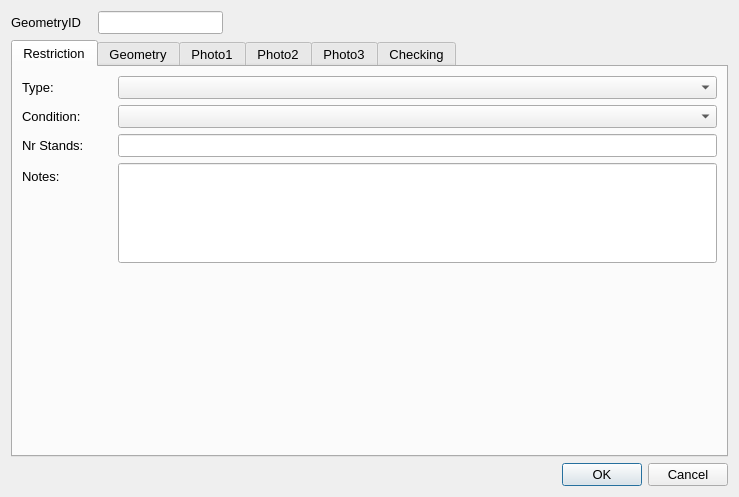
<?xml version="1.0" encoding="UTF-8"?>
<ui version="4.0">
 <class>Dialog</class>
 <widget class="QDialog" name="Dialog">
  <property name="geometry">
   <rect>
    <x>0</x>
    <y>0</y>
    <width>739</width>
    <height>497</height>
   </rect>
  </property>
  <property name="sizePolicy">
   <sizepolicy hsizetype="Fixed" vsizetype="Fixed">
    <horstretch>0</horstretch>
    <verstretch>0</verstretch>
   </sizepolicy>
  </property>
  <property name="maximumSize">
   <size>
    <width>750</width>
    <height>550</height>
   </size>
  </property>
  <property name="font">
   <font>
    <pointsize>10</pointsize>
   </font>
  </property>
  <property name="windowTitle">
   <string>Dialog</string>
  </property>
  <layout class="QGridLayout" name="gridLayout">
   <item row="2" column="2">
    <widget class="QDialogButtonBox" name="button_box">
     <property name="orientation">
      <enum>Qt::Horizontal</enum>
     </property>
     <property name="standardButtons">
      <set>QDialogButtonBox::Cancel|QDialogButtonBox::Ok</set>
     </property>
    </widget>
   </item>
   <item row="0" column="1">
    <widget class="QLineEdit" name="GeometryID">
     <property name="sizePolicy">
      <sizepolicy hsizetype="Preferred" vsizetype="Preferred">
       <horstretch>0</horstretch>
       <verstretch>0</verstretch>
      </sizepolicy>
     </property>
     <property name="font">
      <font>
       <pointsize>10</pointsize>
      </font>
     </property>
     <property name="inputMask">
      <string/>
     </property>
     <property name="readOnly">
      <bool>true</bool>
     </property>
     <property name="placeholderText">
      <string/>
     </property>
    </widget>
   </item>
   <item row="1" column="0" colspan="3">
    <widget class="QTabWidget" name="Details">
     <property name="sizePolicy">
      <sizepolicy hsizetype="Expanding" vsizetype="Expanding">
       <horstretch>0</horstretch>
       <verstretch>0</verstretch>
      </sizepolicy>
     </property>
     <property name="minimumSize">
      <size>
       <width>0</width>
       <height>0</height>
      </size>
     </property>
     <property name="font">
      <font>
       <pointsize>10</pointsize>
      </font>
     </property>
     <property name="cursor">
      <cursorShape>IBeamCursor</cursorShape>
     </property>
     <property name="mouseTracking">
      <bool>true</bool>
     </property>
     <property name="acceptDrops">
      <bool>true</bool>
     </property>
     <property name="currentIndex">
      <number>0</number>
     </property>
     <widget class="QWidget" name="RestrictionDetails">
      <property name="focusPolicy">
       <enum>Qt::NoFocus</enum>
      </property>
      <attribute name="title">
       <string>Restriction</string>
      </attribute>
      <layout class="QFormLayout" name="formLayout">
       <property name="fieldGrowthPolicy">
        <enum>QFormLayout::AllNonFixedFieldsGrow</enum>
       </property>
       <item row="2" column="0">
        <widget class="QLabel" name="label_7">
         <property name="text">
          <string>Type:</string>
         </property>
        </widget>
       </item>
       <item row="2" column="1">
        <widget class="QComboBox" name="CycleParkingTypeID"/>
       </item>
       <item row="3" column="0">
        <widget class="QLabel" name="lbl_Condition">
         <property name="minimumSize">
          <size>
           <width>90</width>
           <height>16</height>
          </size>
         </property>
         <property name="font">
          <font>
           <pointsize>10</pointsize>
          </font>
         </property>
         <property name="text">
          <string>Condition:</string>
         </property>
        </widget>
       </item>
       <item row="3" column="1">
        <widget class="QComboBox" name="AssetConditionTypeID"/>
       </item>
       <item row="7" column="0">
        <widget class="QLabel" name="lbl_Notes">
         <property name="text">
          <string>Notes:</string>
         </property>
        </widget>
       </item>
       <item row="7" column="1">
        <widget class="QLineEdit" name="Notes">
         <property name="minimumSize">
          <size>
           <width>0</width>
           <height>100</height>
          </size>
         </property>
         <property name="alignment">
          <set>Qt::AlignLeading|Qt::AlignLeft|Qt::AlignTop</set>
         </property>
        </widget>
       </item>
       <item row="5" column="0">
        <widget class="QLabel" name="label_3">
         <property name="text">
          <string>Nr Stands:</string>
         </property>
        </widget>
       </item>
       <item row="5" column="1">
        <widget class="QLineEdit" name="NrStands"/>
       </item>
      </layout>
     </widget>
     <widget class="QWidget" name="Geometry">
      <attribute name="title">
       <string>Geometry</string>
      </attribute>
      <layout class="QFormLayout" name="formLayout_2">
       <property name="fieldGrowthPolicy">
        <enum>QFormLayout::AllNonFixedFieldsGrow</enum>
       </property>
       <item row="0" column="0">
        <widget class="QLabel" name="lbl_RoadName">
         <property name="minimumSize">
          <size>
           <width>90</width>
           <height>16</height>
          </size>
         </property>
         <property name="font">
          <font>
           <pointsize>10</pointsize>
          </font>
         </property>
         <property name="text">
          <string>Road Name:</string>
         </property>
        </widget>
       </item>
       <item row="0" column="1">
        <widget class="QLineEdit" name="RoadName"/>
       </item>
       <item row="1" column="0">
        <widget class="QLabel" name="lbl_USRN">
         <property name="minimumSize">
          <size>
           <width>90</width>
           <height>16</height>
          </size>
         </property>
         <property name="font">
          <font>
           <pointsize>10</pointsize>
          </font>
         </property>
         <property name="text">
          <string>USRN:</string>
         </property>
        </widget>
       </item>
       <item row="1" column="1">
        <widget class="QLineEdit" name="USRN"/>
       </item>
       <item row="3" column="1">
        <spacer name="verticalSpacer">
         <property name="orientation">
          <enum>Qt::Vertical</enum>
         </property>
         <property name="sizeHint" stdset="0">
          <size>
           <width>20</width>
           <height>40</height>
          </size>
         </property>
        </spacer>
       </item>
       <item row="4" column="0">
        <widget class="QLabel" name="label_8">
         <property name="text">
          <string>Last Update Date:</string>
         </property>
        </widget>
       </item>
       <item row="4" column="1">
        <widget class="QDateTimeEdit" name="LastUpdateDateTime">
         <property name="readOnly">
          <bool>true</bool>
         </property>
        </widget>
       </item>
       <item row="5" column="0">
        <widget class="QLabel" name="label_2">
         <property name="text">
          <string>Last Changed By:</string>
         </property>
        </widget>
       </item>
       <item row="5" column="1">
        <widget class="QLineEdit" name="LastUpdatePerson"/>
       </item>
       <item row="6" column="0">
        <widget class="QLabel" name="label_9">
         <property name="text">
          <string>RestrictionID:</string>
         </property>
        </widget>
       </item>
       <item row="6" column="1">
        <widget class="QLineEdit" name="RestrictionID"/>
       </item>
      </layout>
     </widget>
     <widget class="QWidget" name="PhotoTab_01">
      <attribute name="title">
       <string>Photo1</string>
      </attribute>
      <layout class="QGridLayout" name="gridLayout_2">
       <item row="1" column="0">
        <widget class="QPushButton" name="startCamera1">
         <property name="maximumSize">
          <size>
           <width>150</width>
           <height>16777215</height>
          </size>
         </property>
         <property name="text">
          <string>open Camera</string>
         </property>
         <property name="icon">
          <iconset>
           <normaloff>../../../../PC18-26 Carnegie Library Lambeth/Mapping/Templates/camara_foto.png</normaloff>../../../../PC18-26 Carnegie Library Lambeth/Mapping/Templates/camara_foto.png</iconset>
         </property>
         <property name="checkable">
          <bool>true</bool>
         </property>
         <property name="autoDefault">
          <bool>false</bool>
         </property>
         <property name="default">
          <bool>false</bool>
         </property>
        </widget>
       </item>
       <item row="1" column="2">
        <widget class="QPushButton" name="getPhoto1">
         <property name="maximumSize">
          <size>
           <width>150</width>
           <height>16777215</height>
          </size>
         </property>
         <property name="text">
          <string>take Photo</string>
         </property>
         <property name="icon">
          <iconset>
           <normaloff>../../../../PC18-26 Carnegie Library Lambeth/Mapping/Templates/take-photo-icon-21.jpg</normaloff>../../../../PC18-26 Carnegie Library Lambeth/Mapping/Templates/take-photo-icon-21.jpg</iconset>
         </property>
         <property name="checkable">
          <bool>false</bool>
         </property>
         <property name="autoDefault">
          <bool>false</bool>
         </property>
        </widget>
       </item>
       <item row="0" column="0">
        <widget class="QLabel" name="Photo_Widget_01">
         <property name="sizePolicy">
          <sizepolicy hsizetype="Fixed" vsizetype="Fixed">
           <horstretch>0</horstretch>
           <verstretch>0</verstretch>
          </sizepolicy>
         </property>
         <property name="maximumSize">
          <size>
           <width>640</width>
           <height>480</height>
          </size>
         </property>
         <property name="autoFillBackground">
          <bool>true</bool>
         </property>
         <property name="text">
          <string>No photo</string>
         </property>
        </widget>
       </item>
      </layout>
     </widget>
     <widget class="QWidget" name="PhotoTab_02">
      <attribute name="title">
       <string>Photo2</string>
      </attribute>
      <layout class="QGridLayout" name="gridLayout_4">
       <item row="0" column="0">
        <widget class="QLabel" name="Photo_Widget_02">
         <property name="sizePolicy">
          <sizepolicy hsizetype="Fixed" vsizetype="Fixed">
           <horstretch>0</horstretch>
           <verstretch>0</verstretch>
          </sizepolicy>
         </property>
         <property name="maximumSize">
          <size>
           <width>640</width>
           <height>480</height>
          </size>
         </property>
         <property name="autoFillBackground">
          <bool>true</bool>
         </property>
         <property name="text">
          <string>No photo</string>
         </property>
        </widget>
       </item>
       <item row="1" column="0">
        <widget class="QPushButton" name="startCamera2">
         <property name="maximumSize">
          <size>
           <width>150</width>
           <height>16777215</height>
          </size>
         </property>
         <property name="text">
          <string>open Camera</string>
         </property>
         <property name="icon">
          <iconset>
           <normaloff>../../../../PC18-26 Carnegie Library Lambeth/Mapping/Templates/camara_foto.png</normaloff>../../../../PC18-26 Carnegie Library Lambeth/Mapping/Templates/camara_foto.png</iconset>
         </property>
         <property name="checkable">
          <bool>true</bool>
         </property>
         <property name="autoDefault">
          <bool>false</bool>
         </property>
         <property name="default">
          <bool>false</bool>
         </property>
        </widget>
       </item>
       <item row="1" column="1">
        <widget class="QPushButton" name="getPhoto2">
         <property name="maximumSize">
          <size>
           <width>150</width>
           <height>16777215</height>
          </size>
         </property>
         <property name="text">
          <string>take Photo</string>
         </property>
         <property name="icon">
          <iconset>
           <normaloff>../../../../PC18-26 Carnegie Library Lambeth/Mapping/Templates/take-photo-icon-21.jpg</normaloff>../../../../PC18-26 Carnegie Library Lambeth/Mapping/Templates/take-photo-icon-21.jpg</iconset>
         </property>
         <property name="checkable">
          <bool>false</bool>
         </property>
         <property name="autoDefault">
          <bool>false</bool>
         </property>
        </widget>
       </item>
      </layout>
     </widget>
     <widget class="QWidget" name="PhotoTab_03">
      <attribute name="title">
       <string>Photo3</string>
      </attribute>
      <layout class="QGridLayout" name="gridLayout_3">
       <item row="0" column="0">
        <widget class="QLabel" name="Photo_Widget_03">
         <property name="autoFillBackground">
          <bool>true</bool>
         </property>
         <property name="text">
          <string>No photo</string>
         </property>
        </widget>
       </item>
       <item row="1" column="2">
        <widget class="QPushButton" name="getPhoto3">
         <property name="maximumSize">
          <size>
           <width>150</width>
           <height>16777215</height>
          </size>
         </property>
         <property name="text">
          <string>take Photo</string>
         </property>
         <property name="icon">
          <iconset>
           <normaloff>../../../../PC18-26 Carnegie Library Lambeth/Mapping/Templates/take-photo-icon-21.jpg</normaloff>../../../../PC18-26 Carnegie Library Lambeth/Mapping/Templates/take-photo-icon-21.jpg</iconset>
         </property>
         <property name="checkable">
          <bool>false</bool>
         </property>
         <property name="autoDefault">
          <bool>false</bool>
         </property>
        </widget>
       </item>
       <item row="1" column="0">
        <widget class="QPushButton" name="startCamera3">
         <property name="maximumSize">
          <size>
           <width>150</width>
           <height>16777215</height>
          </size>
         </property>
         <property name="text">
          <string>open Camera</string>
         </property>
         <property name="icon">
          <iconset>
           <normaloff>../../../../PC18-26 Carnegie Library Lambeth/Mapping/Templates/camara_foto.png</normaloff>../../../../PC18-26 Carnegie Library Lambeth/Mapping/Templates/camara_foto.png</iconset>
         </property>
         <property name="checkable">
          <bool>true</bool>
         </property>
         <property name="autoDefault">
          <bool>false</bool>
         </property>
         <property name="default">
          <bool>false</bool>
         </property>
        </widget>
       </item>
      </layout>
     </widget>
     <widget class="QWidget" name="checkingTab">
      <attribute name="title">
       <string>Checking</string>
      </attribute>
      <layout class="QFormLayout" name="formLayout_3">
       <item row="1" column="0">
        <widget class="QLabel" name="label_4">
         <property name="text">
          <string>Check Notes:</string>
         </property>
        </widget>
       </item>
       <item row="1" column="1">
        <widget class="QTextEdit" name="MHTC_CheckNotes"/>
       </item>
       <item row="0" column="0">
        <widget class="QLabel" name="label_5">
         <property name="text">
          <string>Check issue type:</string>
         </property>
        </widget>
       </item>
       <item row="0" column="1">
        <widget class="QComboBox" name="MHTC_CheckIssueTypeID"/>
       </item>
       <item row="3" column="0">
        <widget class="QCheckBox" name="FieldCheckCompleted">
         <property name="text">
          <string>Field check completed</string>
         </property>
        </widget>
       </item>
       <item row="2" column="0">
        <spacer name="verticalSpacer_2">
         <property name="orientation">
          <enum>Qt::Vertical</enum>
         </property>
         <property name="sizeHint" stdset="0">
          <size>
           <width>20</width>
           <height>20</height>
          </size>
         </property>
        </spacer>
       </item>
       <item row="6" column="0">
        <widget class="QLabel" name="label_6">
         <property name="text">
          <string>Check date:</string>
         </property>
        </widget>
       </item>
       <item row="5" column="0">
        <widget class="QLabel" name="label_10">
         <property name="text">
          <string>Checked by:</string>
         </property>
        </widget>
       </item>
       <item row="6" column="1">
        <widget class="QDateTimeEdit" name="Last_MHTC_Check_UpdateDateTime"/>
       </item>
       <item row="4" column="0">
        <spacer name="verticalSpacer_3">
         <property name="orientation">
          <enum>Qt::Vertical</enum>
         </property>
         <property name="sizeHint" stdset="0">
          <size>
           <width>20</width>
           <height>10</height>
          </size>
         </property>
        </spacer>
       </item>
       <item row="5" column="1">
        <widget class="QLineEdit" name="Last_MHTC_Check_UpdatePerson"/>
       </item>
      </layout>
     </widget>
    </widget>
   </item>
   <item row="0" column="0">
    <widget class="QLabel" name="label">
     <property name="minimumSize">
      <size>
       <width>81</width>
       <height>16</height>
      </size>
     </property>
     <property name="font">
      <font>
       <pointsize>10</pointsize>
      </font>
     </property>
     <property name="text">
      <string>GeometryID</string>
     </property>
    </widget>
   </item>
  </layout>
 </widget>
 <resources/>
 <connections>
  <connection>
   <sender>button_box</sender>
   <signal>accepted()</signal>
   <receiver>Dialog</receiver>
   <slot>accept()</slot>
   <hints>
    <hint type="sourcelabel">
     <x>248</x>
     <y>254</y>
    </hint>
    <hint type="destinationlabel">
     <x>157</x>
     <y>274</y>
    </hint>
   </hints>
  </connection>
  <connection>
   <sender>button_box</sender>
   <signal>rejected()</signal>
   <receiver>Dialog</receiver>
   <slot>reject()</slot>
   <hints>
    <hint type="sourcelabel">
     <x>316</x>
     <y>260</y>
    </hint>
    <hint type="destinationlabel">
     <x>286</x>
     <y>274</y>
    </hint>
   </hints>
  </connection>
 </connections>
</ui>
